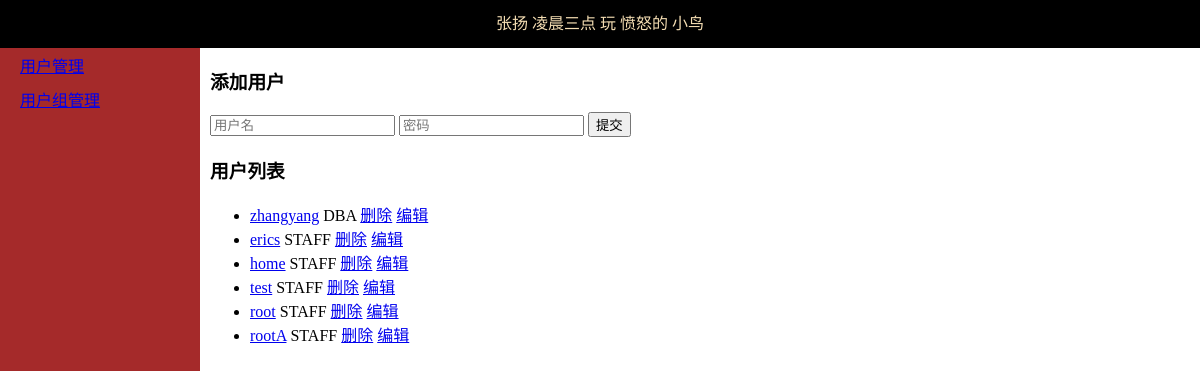
/app01/user_info/, run on the app's committed database.
### app01/models.py (models this page shows)
class UserInfo(models.Model):
    username = models.CharField(max_length=32,verbose_name="用户名")
    password = models.CharField(max_length=64)
    user_group = models.ForeignKey("UserGroup",to_field="uid",on_delete=models.CASCADE,default=1)
    user_type_choices = (
        (1, '超级用户'),
        (2, 'web用户'),
        (3, 'docker用户'),
        (4, 'ngix用户'),
        (5, '一般用户'),
    )
    user_type_id = models.IntegerField(choices=user_type_choices, default=5)

class UserGroup(models.Model):
    uid     = models.AutoField(primary_key=True)
    caption = models.CharField(max_length=32,null=True)
    ctime   = models.DateTimeField(auto_now=True,null=True)
    uptime  = models.DateTimeField(auto_now=True,null=True)
    """
    # obj = UserGroup.objects.filter(id=1).update(caption='CEO') 此条不会对uptime生效
    # obj = UserGroup.objects.filter(id=1).first()
    # obj.caption = "CEO"
    # obj.save()
    """

### app01/views.py (the view, shortened to what this page needs)
# urls.py: path('user_info/', views.userInfo),
def userInfo(request):
    if request.method == 'GET':
        user_list = models.UserInfo.objects.all()
        print(user_list.query)
        for row in user_list:
            print(row.id)
            print(row.username)
            print(row.password)
            print(row.user_group_id)
            print(row.user_group.uid)
            print(row.user_group.caption)
            print(row.user_type_id)
        return render(request,'userInfo.html',{'user_list':user_list})

### templates/userInfo.html (shortened to what this page needs)
<!DOCTYPE html>
<html lang="en">
<head>
</head>
<body>
    <div class="direct">
        张扬 凌晨三点 玩 愤怒的 小鸟
    </div>
    <div>
        <div class="tagmenu">
            <a href="/app01/user_info/" class="menu">用户管理</a>
            <a href="/app01/group_info/" class="menu">用户组管理</a>
        </div>
        <div class="content">
            <h3>添加用户</h3>
            <form action="/app01/user_info/" method="post">
                 <input type="text" name="user" placeholder="用户名">
                 <input type="text" name="passwd" placeholder="密码">
                 <input type="submit" value="提交">
            </form>
            <h3>用户列表</h3>
            <ul>
                {% for row in user_list %}
                <li>
                    <a href="/app01/userdetail-{{row.id}}/">{{ row.username }}</a>
                    <span>{{ row.user_group.caption }}</span>
                    <a href="/app01/userdel-{{row.id}}/">删除</a>
                    <a href="/app01/useredit-{{row.id}}/">编辑</a>
                </li>
                {% endfor %}
            </ul>
        </div>
    </div>
</body>
</html>

### templates/userInfo.html (style rules this page uses)
body { margin: 0 auto; }
.direct { text-align: center; height: 48px; background-color: black; line-height: 48px; color: wheat; }
.menu { display: block; padding: 5px 20px; }
.tagmenu { position: absolute; top:48px; bottom: 0; left: 0; width: 200px; background-color: brown; }
.content { position:absolute; top:48px; left: 210px; bottom: 0px; right: 0px; overflow: auto; }

### data on the page
UserInfo: username "zhangyang", user_group.caption "DBA"
UserInfo: username "erics", user_group.caption "STAFF"
UserInfo: username "home", user_group.caption "STAFF"
UserInfo: username "test", user_group.caption "STAFF"
UserInfo: username "root", user_group.caption "STAFF"
UserInfo: username "rootA", user_group.caption "STAFF"
